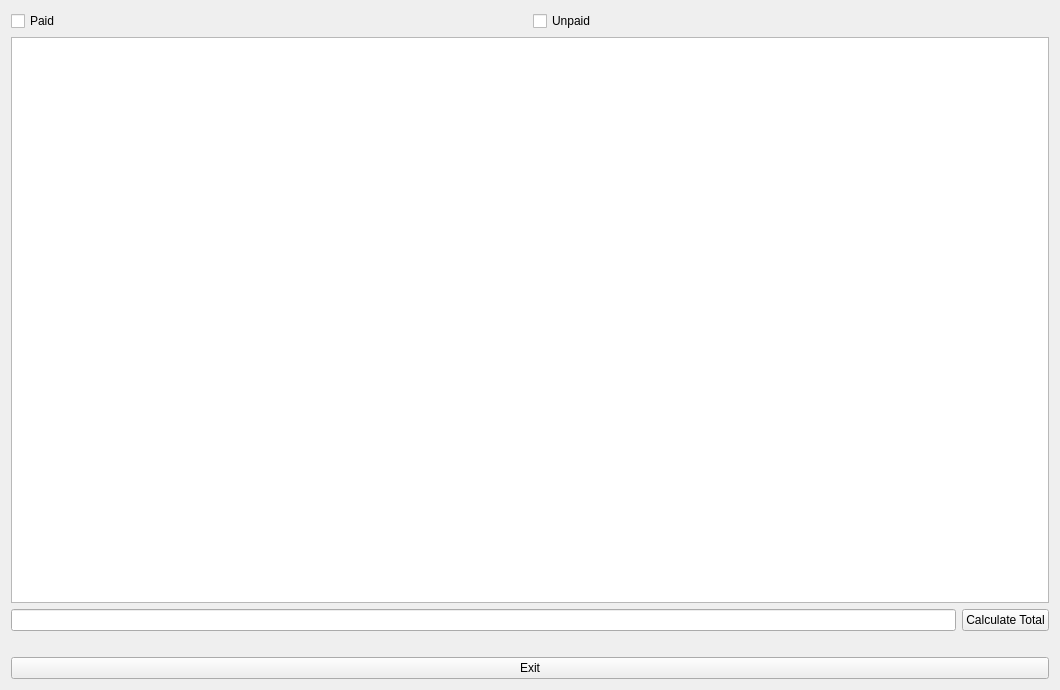
<?xml version="1.0" encoding="UTF-8"?>
<ui version="4.0">
 <class>GUI</class>
 <widget class="QWidget" name="GUI">
  <property name="geometry">
   <rect>
    <x>0</x>
    <y>0</y>
    <width>1060</width>
    <height>690</height>
   </rect>
  </property>
  <property name="windowTitle">
   <string>GUI</string>
  </property>
  <layout class="QVBoxLayout" name="verticalLayout">
   <item>
    <layout class="QHBoxLayout" name="horizontalLayout">
     <item>
      <widget class="QCheckBox" name="paidBox">
       <property name="text">
        <string>Paid</string>
       </property>
      </widget>
     </item>
     <item>
      <widget class="QCheckBox" name="unpaidBox">
       <property name="text">
        <string>Unpaid</string>
       </property>
      </widget>
     </item>
    </layout>
   </item>
   <item>
    <widget class="QListWidget" name="listWidget"/>
   </item>
   <item>
    <layout class="QHBoxLayout" name="horizontalLayout_2">
     <item>
      <widget class="QLineEdit" name="companyInput"/>
     </item>
     <item>
      <widget class="QPushButton" name="calculateButton">
       <property name="text">
        <string>Calculate Total</string>
       </property>
      </widget>
     </item>
    </layout>
   </item>
   <item>
    <widget class="QLabel" name="label">
     <property name="text">
      <string/>
     </property>
    </widget>
   </item>
   <item>
    <widget class="QPushButton" name="exitButton">
     <property name="text">
      <string>Exit</string>
     </property>
    </widget>
   </item>
  </layout>
 </widget>
 <resources/>
 <connections/>
</ui>
